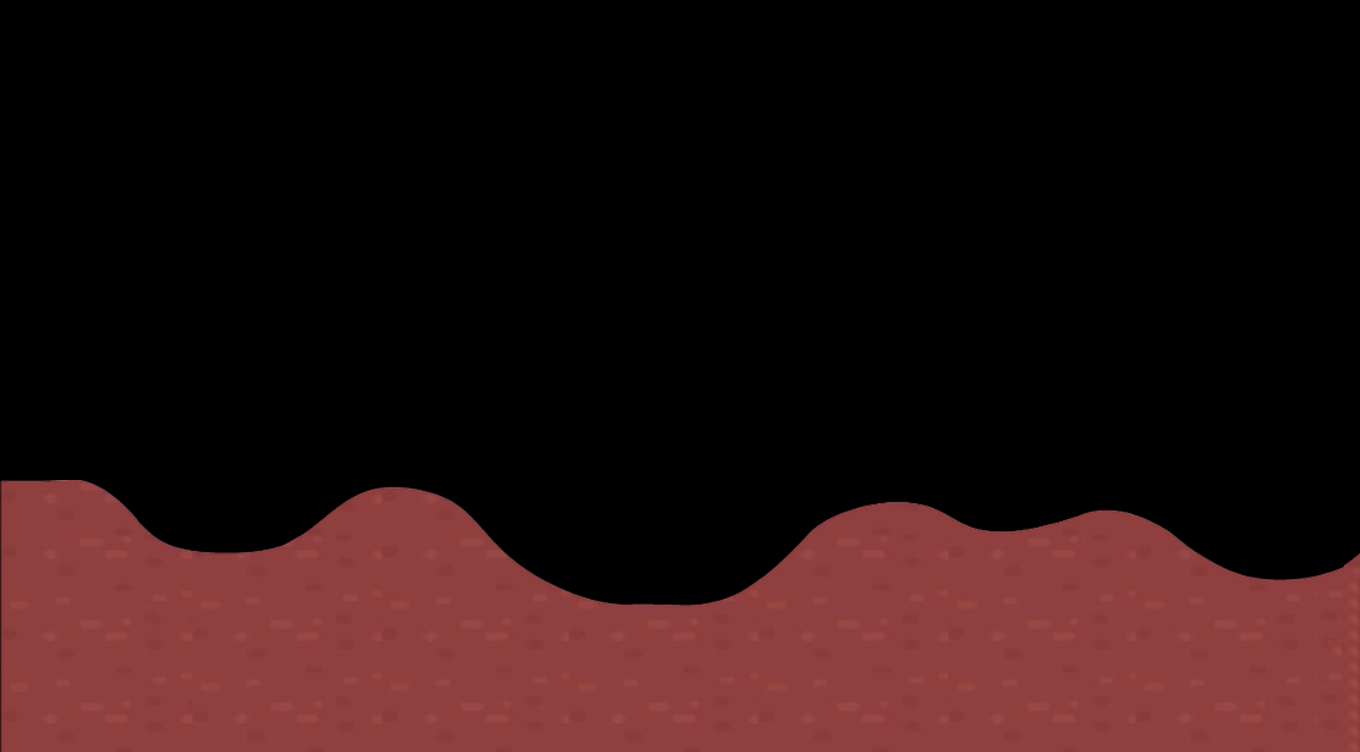

A 2D game scene composited from a Tiled map and its tileset images. What follows is a short description and the map's XML, with each tile layer's data collapsed to a summary:
An orthogonal 85x47 tile map with 16x16 px tiles, 1 tile layer (Tile Layer 1).

<map version="1.9" tiledversion="1.9.2" orientation="orthogonal" renderorder="right-down" width="85" height="47" tilewidth="16" tileheight="16" infinite="0" nextlayerid="2" nextobjectid="1">
 <tileset firstgid="1" source="Asset_9-removebg-preview (1).tsx" />
 <layer id="1" name="Tile Layer 1" width="85" height="47">
  <data>[3995 cells, 1441 non-empty, 1427 distinct tile ids]</data>
 </layer>
</map>
